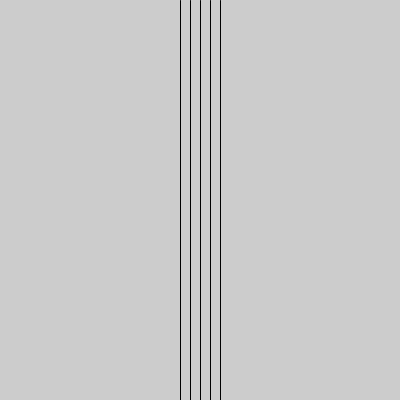
Frame 1 (no input)
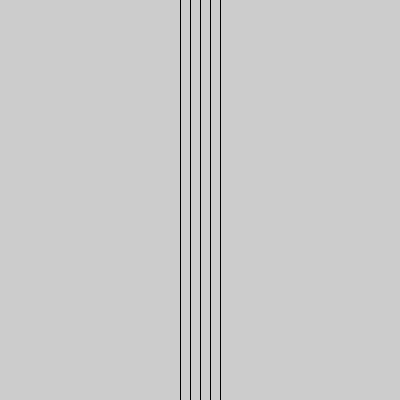
Frame 60 (the mouse pressed at the canvas centre just before this capture)
Frame 120 (the mouse held since frame 60 and released just before this capture): identical to frame 60, image omitted

The Processing sketch that drew these frames (run headless with seeded random() and noise(); from frame 60 on, the mouse is pressed at the canvas centre):

// Processing sketch: ReadingAssignment03Ex2CarolineYau
// ── ReadingAssignment03Ex2CarolineYau.pde
void setup(){
  size(400, 400);
}

void draw(){
  int x = 180;
  while (x <= 220) {
    line(x, 0, x, 400);
    x += 10;
  }
}
